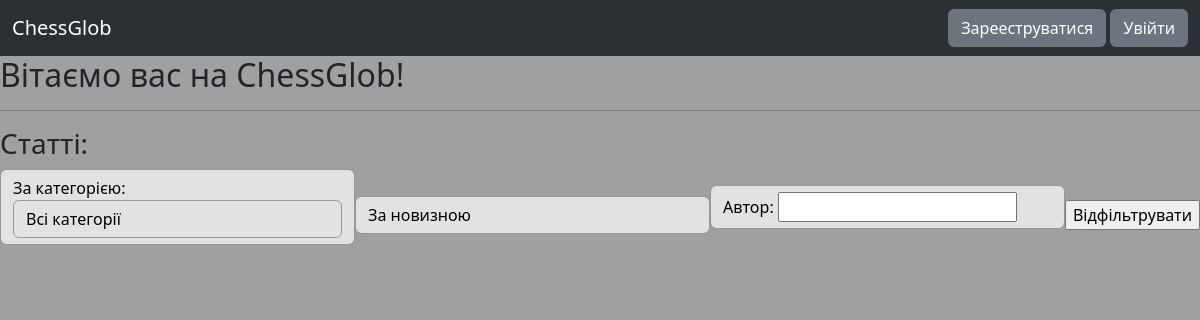
The app's page /, older data.
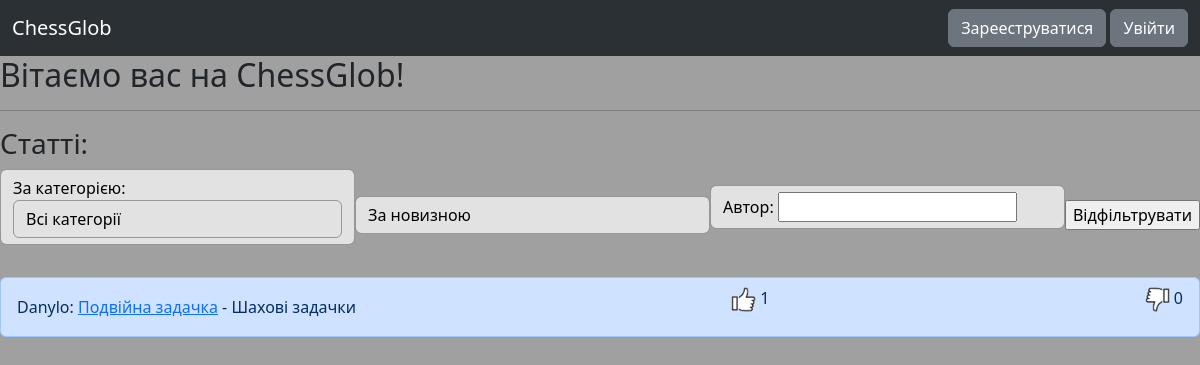
The same page, newer data.
### blog/models.py (models this page shows, shortened)
class Article(models.Model):
    class Categories(models.TextChoices):
        other = "Інше"
        debut = "Дебют"
        middle_game = "Мітельшпіль"
        end_game = "Ендшпіль"
        history = "Історія"
        etude = "Шахові задачки"
    author = models.ForeignKey(MyUser, models.CASCADE)
    name = models.CharField(max_length=32)
    category = models.CharField(choices=Categories.choices, default=Categories.other)
    created_time = models.DateTimeField()
    elements_num = models.IntegerField(default=1)

### auth_sys/models.py (models this page shows, shortened)
class MyUser(AbstractBaseUser, PermissionsMixin):
    class Roles(models.TextChoices): #Усі можливі ролі
        USER = "user"
        ADMINISTRATOR = "administrator"
    username = models.CharField(unique=True, max_length=16)
    email = models.EmailField(unique=True)
    role = models.CharField(choices=Roles.choices, default=Roles.USER)
    first_name = models.CharField(blank=True, null=True, max_length=16)
    last_name = models.CharField(blank=True, null=True, max_length=32)
    birth_date = models.DateField(blank=True, null=True)
    is_staff = models.BooleanField(default=False)
    is_superuser = models.BooleanField(default=False)
    is_active = models.BooleanField(default=True)
    objects = MyUserManager() #Це потрібно для створення самого акаунту
    USERNAME_FIELD = "username"
    REQUIRED_FIELDS = ["email"]

### blog/views.py (the view, shortened to what this page needs)
# urls.py: path("", views.index, name="index"),
def index(request):
    if request.method not in ["GET", "POST"]:
        return redirect("/eror?eror_text=Головна сторінка приймає лише GET і POST запити.")
    categories = [choice.value for choice in models.Article.Categories]
    articles = models.Article.objects.annotate(like_count=Count('like', distinct=True))
    articles = articles.annotate(dislike_count=Count("dislike", distinct=True))
    if request.method == "GET":
        articles = articles.order_by("-created_time")
        return render(request, "blog/index.html", {"articles":articles, "categories":categories})

### blog/templatetags/custom_tags.py (called while the page is built)
@register.filter("endswith")
def endswith(value, arg): return value.lower().endswith(arg.lower())

### templates/blog/index.html (shortened to what this page needs)
{% extends "base.html" %}
{% load static %}
{% load custom_tags %}
{% block body %}
<h2>Вітаємо вас на ChessGlob!</h2>
<hr>
<h3>Статті:</h3>
<form method="post" class="form-inline mb-3 d-flex justify-content-between align-items-center">
    <p class="form-control">За категорією: <select name="category" class="form-control">
        <option value="all">Всі категорії</option>
    </select></p>
    <select name="by" class="form-control">
        <option value="by_newest">За новизною</option>
    </select>
    <p class="form-control">Автор: <input type="text" name="author" maxlength="16"></p>
    <input type="submit" value="Відфільтрувати">
</form>
<ul class="list-group">
    {% for article in articles %}
    <li class="list-group-item list-group-item-primary d-flex justify-content-between align-items-center">
        <div>
            {{ article.author.username }}: <a href="{% url 'blog:view_article' article.pk%}">{{ article.name }}</a> - {{ article.category }}
        </div>
        <p><img src="{% static 'img/not_pressed_like.png' %}" width="25px" height="25px"> {{ article.like_count }}</p>
        <p><img src="{% static 'img/not_pressed_dislike.png' %}" width="25px" height="25px"> {{ article.dislike_count }}</p>
    </li>
    {% endfor %}
</ul>
{% endblock %}

Row changes from the older to the newer data that the page shows:
added Article: author.username "Danylo", name "Подвійна задачка", category "Шахові задачки", like_count "1", dislike_count "0"
